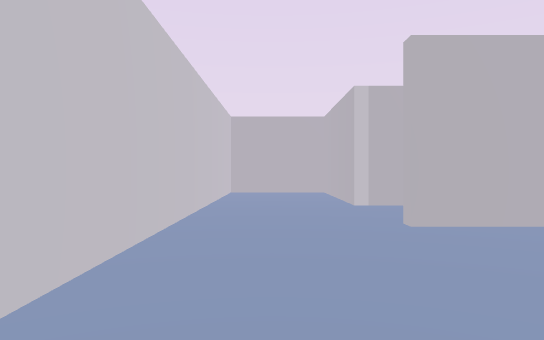
[1] (above)

24 first-person views from a walk through a Unity game level. The camera is 1.3 m above the floor, looks level and sees 70° across. The floor is counted in squares, 2 m on a side. Each view is taken from the middle of a square. On the plan, view 1 faces up. The plan holds only what a view shows up to about 11 squares ahead; the rest is blank. The player character is not drawn. Some animated figures are not drawn.

[2]
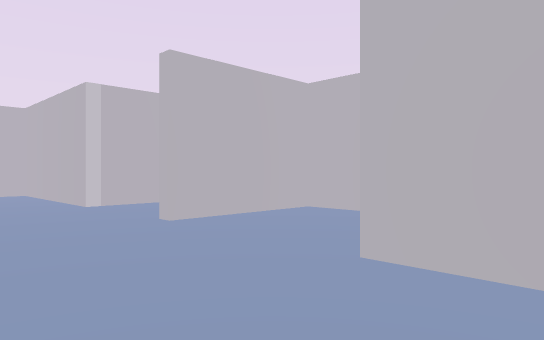

[3]
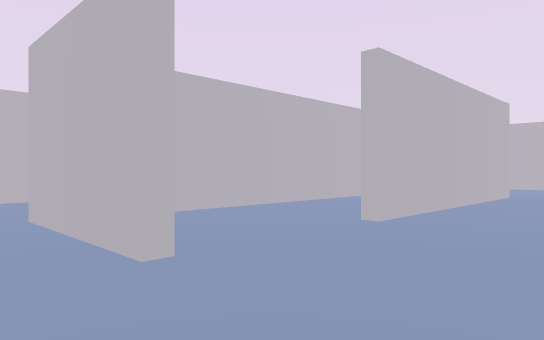

[4]
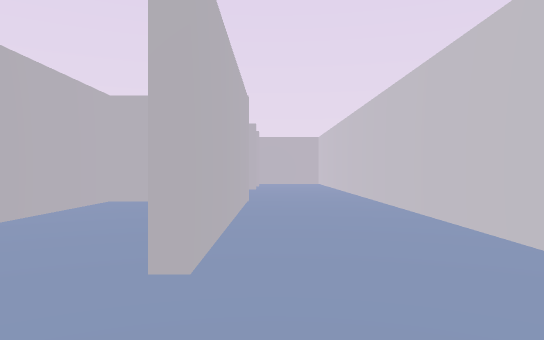

[5]
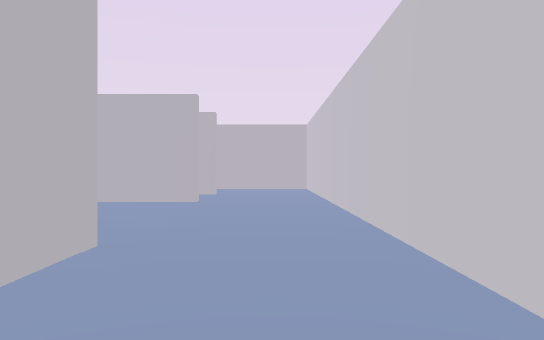

[6]
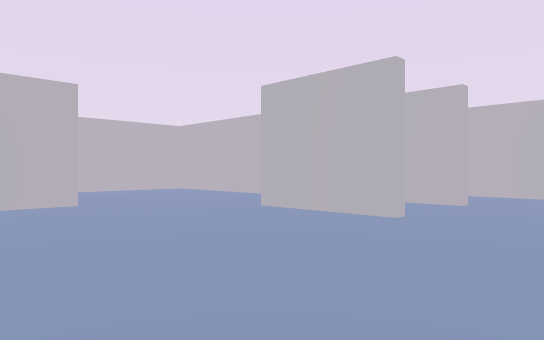

[7]
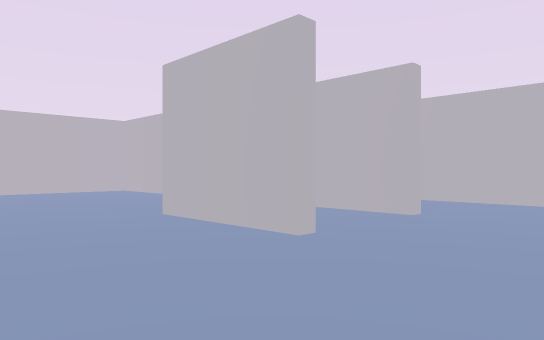

[8]
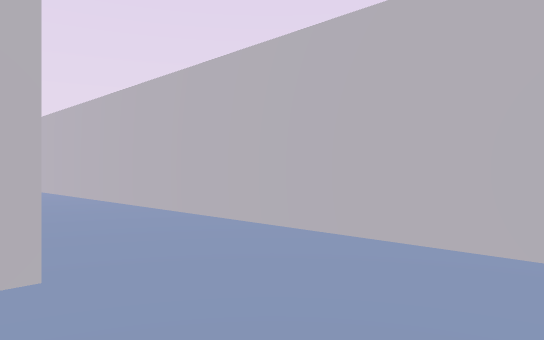

[9]
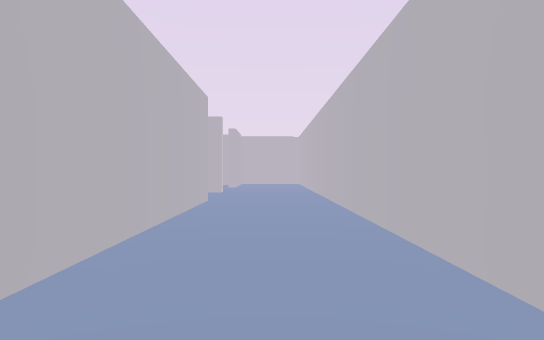

[10]
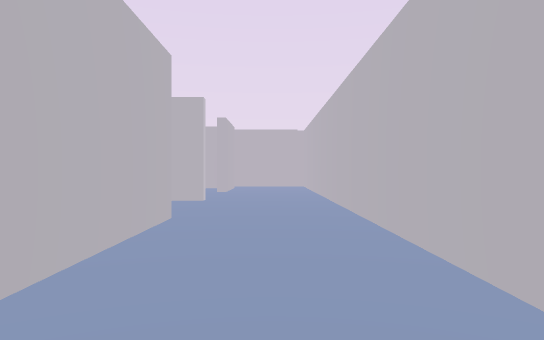

[11]
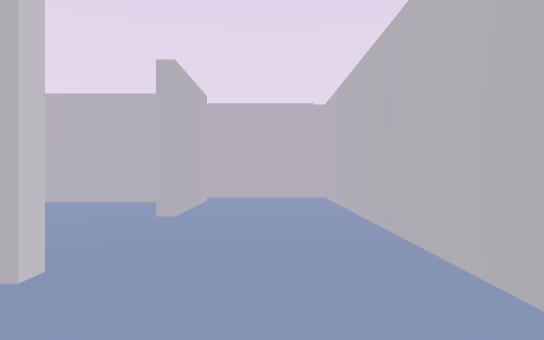

[12]
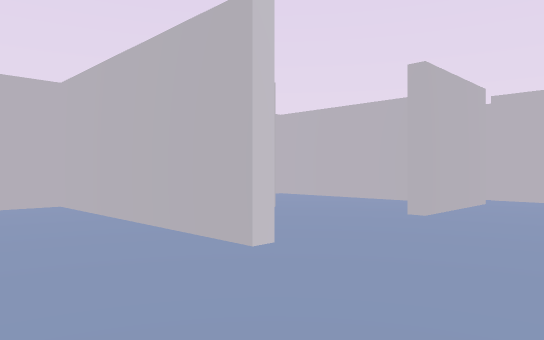

[13]
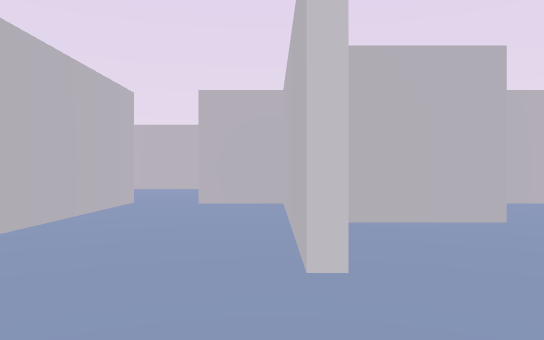

[14]
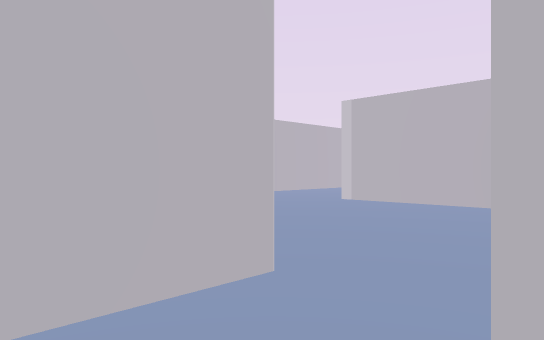

[15]
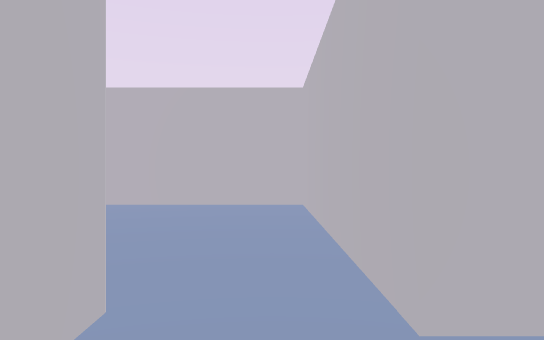

[16]
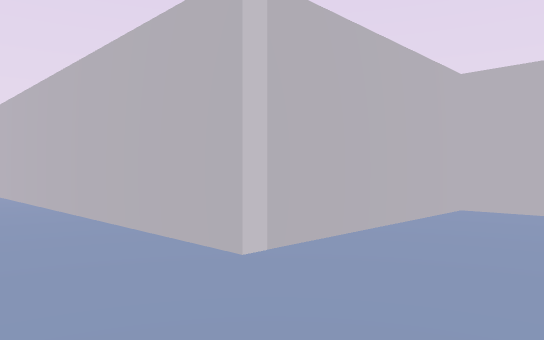

[17]
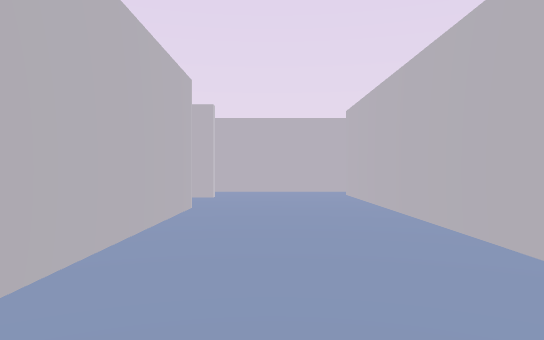

[18]
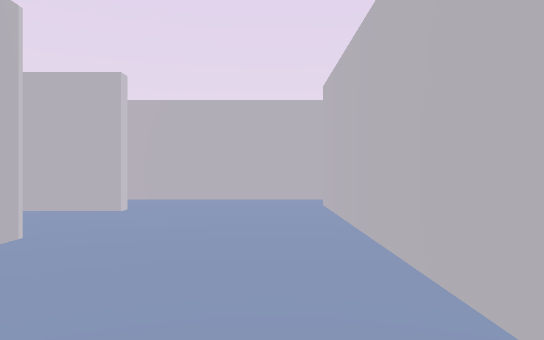

[19]
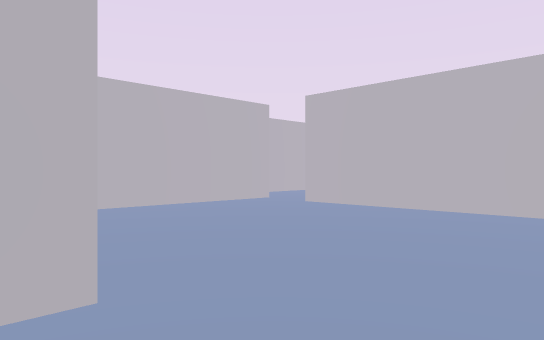

[20]
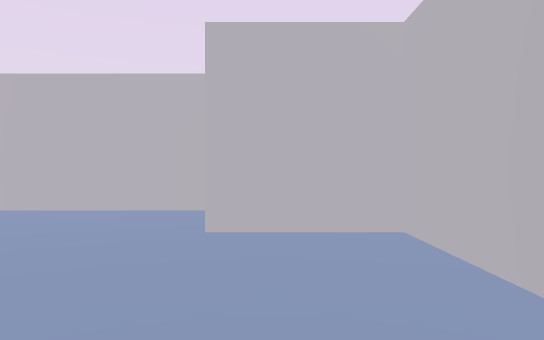

[21]
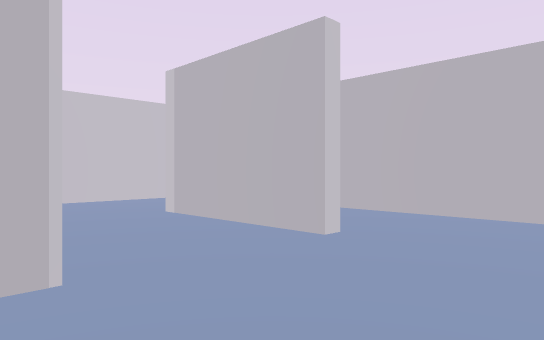

[22]
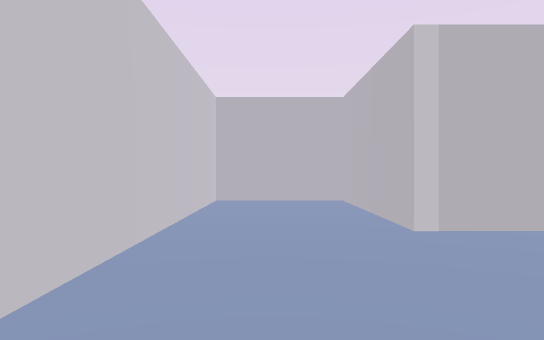

[23]
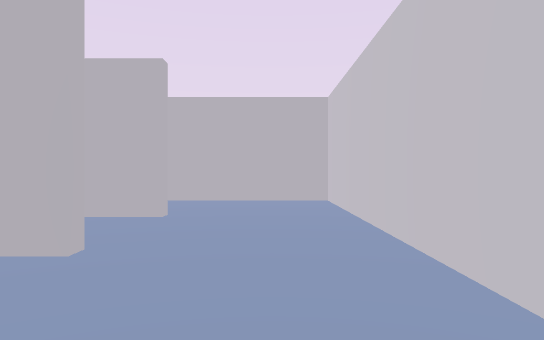

[24]
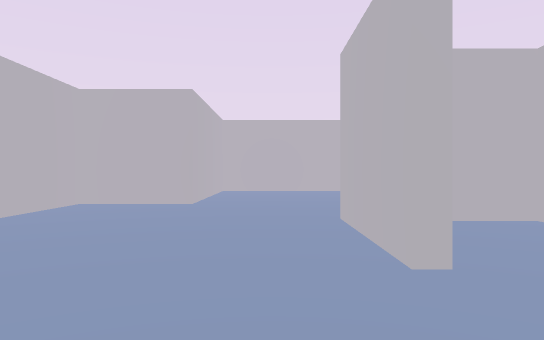

### Floor plan
Points are (right, up) in squares from view 1. A wall is a line through its corners. A room is listed if a view was taken in it or the views show most of it. See-through windows are left out.
Room 1 (views 1, 2, 3, 4, 5, 6, 7, 8, 9, 10, 11, 12, 13, 14, 15, 22, 23, 24)
walls: (10, -6.5) (6.4, -6.5) (6.4, -4.3) (4.2, -4.3); (11.2, -6.2) (11.2, -10.1); (6.8, -11.4) (9.2, -11.4); (3.5, -4.1) (4.4, -4.1) (4.4, 4.4) (1.5, 4.4); (11, -9.6) (11, -8); (1.5, -8.9) (4.2, -8.9); (1.5, -4.4) (1.5, 1.6); (11.2, -11.6) (4.9, -11.6); (1.5, -11.4) (3.9, -11.4) (3.9, -10.2); (14.2, -11.6) (14.2, -6.5) (12.6, -6.5); (17, -9.2) (14.9, -9.2); (19.9, -10.8) (19.9, -6.5) (18.5, -6.5); (20.1, -11.6) (17.4, -11.6); (1.5, 7.1) (1.5, 11.2) (-1.2, 11.2) (-1.2, -14.2) (21.2, -14.2) (21.2, -11.2)
ways out: opening at (1, 6) to room 2; opening at (12, -7) to room 2
Room 2 (views 16, 17, 18, 19, 20, 21)
walls: (4.6, -1.9) (4.6, -4.1) (6.8, -4.1); (4.6, 7.1) (1.5, 7.1); (1.5, 4.7) (4.6, 4.7) (4.6, -0.1); (7, -6.2) (11.2, -6.2); (8.1, 9.6) (3, 9.6); (12.6, -6.5) (12.6, -0.7) (7.9, -0.7) (7.9, 8.2)
ways out: opening at (1, 6) to room 1; opening at (12, -7) to room 1; opening at (8, 9)

Where each view was taken, in squares from view 1:
view 1: 0 up, 0 right, facing up
view 2: 0 up, 1 left, facing up-right
view 3: 6 up, 1 left, facing down-right
view 4: 4 up, 1 right, facing down
view 5: 1 down, 0 right, facing down
view 6: 4 down, 1 left, facing down-right
view 7: 6 down, 1 left, facing down-right
view 8: 11 down, 1 left, facing down-right
view 9: 13 down, 3 right, facing right
view 10: 13 down, 6 right, facing right
view 11: 13 down, 12 right, facing right
view 12: 14 down, 12 right, facing up-right
view 13: 14 down, 14 right, facing up
view 14: 8 down, 13 right, facing up-left
view 15: 8 down, 12 right, facing up
view 16: 3 down, 6 right, facing up-right
view 17: 2 down, 6 right, facing up
view 18: 1 up, 7 right, facing up
view 19: 0 up, 6 right, facing down-right
view 20: 0 up, 6 right, facing down
view 21: 4 up, 7 right, facing up-left
view 22: 3 up, 0 right, facing up
view 23: 6 down, 0 right, facing down
view 24: 8 down, 1 left, facing right
